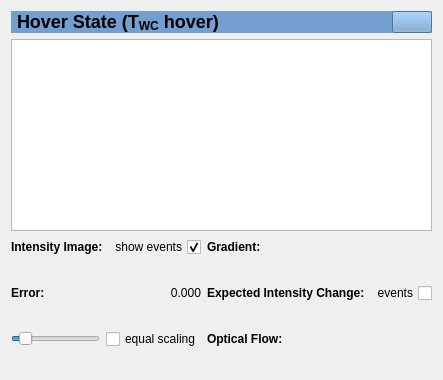
      <widget class="QWidget" name="verticalLayoutWidget">
       <layout class="QVBoxLayout" name="verticalLayout_2">
        <item>
         <widget class="QFrame" name="frame">
          <property name="styleSheet">
           <string notr="true">background: #729fcf;</string>
          </property>
          <property name="frameShape">
           <enum>QFrame::NoFrame</enum>
          </property>
          <layout class="QHBoxLayout" name="horizontalLayout_14">
           <property name="spacing">
            <number>0</number>
           </property>
           <property name="leftMargin">
            <number>0</number>
           </property>
           <property name="topMargin">
            <number>0</number>
           </property>
           <property name="rightMargin">
            <number>0</number>
           </property>
           <property name="bottomMargin">
            <number>0</number>
           </property>
           <item>
            <widget class="QLabel" name="label_5">
             <property name="text">
              <string>&lt;html&gt;&lt;head/&gt;&lt;body&gt;&lt;p&gt;&lt;span style=&quot; font-size:x-large; font-weight:600;&quot;&gt;Hover State (T&lt;/span&gt;&lt;span style=&quot; font-size:x-large; font-weight:600; vertical-align:sub;&quot;&gt;WC&lt;/span&gt;&lt;span style=&quot; font-size:x-large; font-weight:600;&quot;&gt; hover&lt;/span&gt;&lt;span style=&quot; font-size:x-large; font-weight:600;&quot;&gt;)&lt;/span&gt;&lt;/p&gt;&lt;/body&gt;&lt;/html&gt;</string>
             </property>
             <property name="indent">
              <number>6</number>
             </property>
            </widget>
           </item>
           <item>
            <widget class="QPushButton" name="hide_hover_state">
             <property name="sizePolicy">
              <sizepolicy hsizetype="Fixed" vsizetype="Fixed">
               <horstretch>0</horstretch>
               <verstretch>0</verstretch>
              </sizepolicy>
             </property>
             <property name="toolTip">
              <string>&lt;html&gt;&lt;head/&gt;&lt;body&gt;&lt;p&gt;Show/hide hover pose.&lt;/p&gt;&lt;/body&gt;&lt;/html&gt;</string>
             </property>
             <property name="text">
              <string/>
             </property>
             <property name="icon">
              <iconset theme="pan-down-symbolic">
               <normaloff>.</normaloff>.</iconset>
             </property>
             <property name="iconSize">
              <size>
               <width>16</width>
               <height>16</height>
              </size>
             </property>
             <property name="checkable">
              <bool>true</bool>
             </property>
            </widget>
           </item>
          </layout>
         </widget>
        </item>
        <item>
         <widget class="StateTable" name="hover_pose">
          <property name="sizePolicy">
           <sizepolicy hsizetype="Preferred" vsizetype="Preferred">
            <horstretch>0</horstretch>
            <verstretch>0</verstretch>
           </sizepolicy>
          </property>
          <property name="contextMenuPolicy">
           <enum>Qt::ActionsContextMenu</enum>
          </property>
          <property name="editTriggers">
           <set>QAbstractItemView::NoEditTriggers</set>
          </property>
          <attribute name="horizontalHeaderVisible">
           <bool>false</bool>
          </attribute>
          <attribute name="horizontalHeaderStretchLastSection">
           <bool>true</bool>
          </attribute>
          <column>
           <property name="text">
            <string>Value</string>
           </property>
          </column>
         </widget>
        </item>
        <item>
         <layout class="QGridLayout" name="gridLayout_2">
          <item row="4" column="1">
           <widget class="ImageLabel" name="sel_pose_exp_change">
            <property name="sizePolicy">
             <sizepolicy hsizetype="Preferred" vsizetype="MinimumExpanding">
              <horstretch>0</horstretch>
              <verstretch>0</verstretch>
             </sizepolicy>
            </property>
            <property name="toolTip">
             <string>&lt;html&gt;&lt;head/&gt;&lt;body&gt;&lt;p&gt;Optic flow (below) times gradient (above) equals expected change in image intensity. This is compared to the event frame (on the right), resulting in a residual (on the left).&lt;/p&gt;&lt;/body&gt;&lt;/html&gt;</string>
            </property>
            <property name="text">
             <string/>
            </property>
            <property name="pixmap">
             <pixmap>../../../../../../Pictures/errorfunc/example_intensity.png</pixmap>
            </property>
            <property name="alignment">
             <set>Qt::AlignCenter</set>
            </property>
           </widget>
          </item>
          <item row="0" column="1">
           <widget class="QLabel" name="label_9">
            <property name="font">
             <font>
              <weight>75</weight>
              <bold>true</bold>
             </font>
            </property>
            <property name="text">
             <string>Gradient:</string>
            </property>
           </widget>
          </item>
          <item row="1" column="0">
           <widget class="ImageLabel" name="sel_pose_intensity">
            <property name="sizePolicy">
             <sizepolicy hsizetype="Preferred" vsizetype="MinimumExpanding">
              <horstretch>0</horstretch>
              <verstretch>0</verstretch>
             </sizepolicy>
            </property>
            <property name="toolTip">
             <string>&lt;html&gt;&lt;head/&gt;&lt;body&gt;&lt;p&gt;Current intensity frame warped to the hover state. Drawn using bilinear interpolation and might not perfectly represent internal calculations during minimization.&lt;/p&gt;&lt;/body&gt;&lt;/html&gt;</string>
            </property>
            <property name="text">
             <string/>
            </property>
            <property name="pixmap">
             <pixmap>../../../../../../Pictures/errorfunc/example_intensity.png</pixmap>
            </property>
            <property name="alignment">
             <set>Qt::AlignCenter</set>
            </property>
           </widget>
          </item>
          <item row="1" column="1">
           <widget class="ImageLabel" name="sel_pose_gradient">
            <property name="sizePolicy">
             <sizepolicy hsizetype="Preferred" vsizetype="MinimumExpanding">
              <horstretch>0</horstretch>
              <verstretch>0</verstretch>
             </sizepolicy>
            </property>
            <property name="toolTip">
             <string>&lt;html&gt;&lt;head/&gt;&lt;body&gt;&lt;p&gt;Current intensity gradient warped to the hover state. Drawn using bilinear interpolation and might not perfectly represent internal calculations during minimization.&lt;/p&gt;&lt;/body&gt;&lt;/html&gt;</string>
            </property>
            <property name="text">
             <string/>
            </property>
            <property name="pixmap">
             <pixmap>../../../../../../Pictures/errorfunc/example_intensity.png</pixmap>
            </property>
            <property name="alignment">
             <set>Qt::AlignCenter</set>
            </property>
           </widget>
          </item>
          <item row="2" column="1">
           <layout class="QHBoxLayout" name="horizontalLayout_5">
            <item>
             <widget class="QLabel" name="label_11">
              <property name="font">
               <font>
                <weight>75</weight>
                <bold>true</bold>
               </font>
              </property>
              <property name="text">
               <string>Expected Intensity Change:</string>
              </property>
             </widget>
            </item>
            <item>
             <widget class="QCheckBox" name="sel_pose_exp_change_show_events">
              <property name="sizePolicy">
               <sizepolicy hsizetype="Maximum" vsizetype="Fixed">
                <horstretch>0</horstretch>
                <verstretch>0</verstretch>
               </sizepolicy>
              </property>
              <property name="toolTip">
               <string>&lt;html&gt;&lt;head/&gt;&lt;body&gt;&lt;p&gt;Render current eventframe on top of expected intensity change image.&lt;/p&gt;&lt;/body&gt;&lt;/html&gt;</string>
              </property>
              <property name="layoutDirection">
               <enum>Qt::RightToLeft</enum>
              </property>
              <property name="text">
               <string>events</string>
              </property>
             </widget>
            </item>
           </layout>
          </item>
          <item row="0" column="0">
           <layout class="QHBoxLayout" name="horizontalLayout_4">
            <item>
             <widget class="QLabel" name="label_8">
              <property name="font">
               <font>
                <weight>75</weight>
                <bold>true</bold>
               </font>
              </property>
              <property name="text">
               <string>Intensity Image:</string>
              </property>
             </widget>
            </item>
            <item>
             <widget class="QCheckBox" name="sel_pose_intensity_show_events">
              <property name="sizePolicy">
               <sizepolicy hsizetype="Maximum" vsizetype="Fixed">
                <horstretch>0</horstretch>
                <verstretch>0</verstretch>
               </sizepolicy>
              </property>
              <property name="toolTip">
               <string>Render current eventframe on top of intensity image.</string>
              </property>
              <property name="layoutDirection">
               <enum>Qt::RightToLeft</enum>
              </property>
              <property name="text">
               <string>show events</string>
              </property>
              <property name="checked">
               <bool>true</bool>
              </property>
             </widget>
            </item>
           </layout>
          </item>
          <item row="5" column="1">
           <widget class="QLabel" name="label_10">
            <property name="font">
             <font>
              <weight>75</weight>
              <bold>true</bold>
             </font>
            </property>
            <property name="text">
             <string>Optical Flow:</string>
            </property>
           </widget>
          </item>
          <item row="6" column="1">
           <widget class="ImageLabel" name="sel_pose_flow">
            <property name="sizePolicy">
             <sizepolicy hsizetype="Preferred" vsizetype="MinimumExpanding">
              <horstretch>0</horstretch>
              <verstretch>0</verstretch>
             </sizepolicy>
            </property>
            <property name="text">
             <string/>
            </property>
            <property name="pixmap">
             <pixmap>../../../../../../Pictures/errorfunc/example_intensity.png</pixmap>
            </property>
            <property name="alignment">
             <set>Qt::AlignCenter</set>
            </property>
           </widget>
          </item>
          <item row="2" column="0">
           <layout class="QHBoxLayout" name="horizontalLayout_7">
            <item>
             <widget class="QLabel" name="label_12">
              <property name="font">
               <font>
                <weight>75</weight>
                <bold>true</bold>
               </font>
              </property>
              <property name="text">
               <string>Error:</string>
              </property>
             </widget>
            </item>
            <item>
             <widget class="QLabel" name="correlation_value">
              <property name="text">
               <string>0.000</string>
              </property>
              <property name="alignment">
               <set>Qt::AlignRight|Qt::AlignTrailing|Qt::AlignVCenter</set>
              </property>
             </widget>
            </item>
           </layout>
          </item>
          <item row="5" column="0">
           <layout class="QHBoxLayout" name="horizontalLayout_16">
            <item>
             <widget class="QSlider" name="err_scale">
              <property name="toolTip">
               <string>&lt;html&gt;&lt;head/&gt;&lt;body&gt;&lt;p&gt;Scale for error-plot if 'equal scaling' is enabled. This makes small changes more visible.&lt;/p&gt;&lt;/body&gt;&lt;/html&gt;</string>
              </property>
              <property name="minimum">
               <number>1</number>
              </property>
              <property name="maximum">
               <number>1000</number>
              </property>
              <property name="value">
               <number>100</number>
              </property>
              <property name="orientation">
               <enum>Qt::Horizontal</enum>
              </property>
             </widget>
            </item>
            <item>
             <widget class="QCheckBox" name="err_scaling_equal">
              <property name="toolTip">
               <string>&lt;html&gt;&lt;head/&gt;&lt;body&gt;&lt;p&gt;Show the error image, the expected intensity change and the event frame using the same color scale, so they are directly comparable.&lt;/p&gt;&lt;p&gt;The error image (just above) can be scaled additionaly by using the slider to the left to show small variations.&lt;/p&gt;&lt;/body&gt;&lt;/html&gt;</string>
              </property>
              <property name="text">
               <string>equal scaling</string>
              </property>
             </widget>
            </item>
           </layout>
          </item>
          <item row="4" column="0">
           <widget class="ImageLabel" name="sel_pose_diff">
            <property name="sizePolicy">
             <sizepolicy hsizetype="Preferred" vsizetype="MinimumExpanding">
              <horstretch>0</horstretch>
              <verstretch>0</verstretch>
             </sizepolicy>
            </property>
            <property name="toolTip">
             <string>&lt;html&gt;&lt;head/&gt;&lt;body&gt;&lt;p&gt;Difference between the expected intensity change image and the event frame (on the right).&lt;/p&gt;&lt;/body&gt;&lt;/html&gt;</string>
            </property>
            <property name="text">
             <string/>
            </property>
            <property name="pixmap">
             <pixmap>../../../../../../Pictures/errorfunc/example_intensity.png</pixmap>
            </property>
            <property name="alignment">
             <set>Qt::AlignCenter</set>
            </property>
           </widget>
          </item>
         </layout>
        </item>
       </layout>
      </widget>
